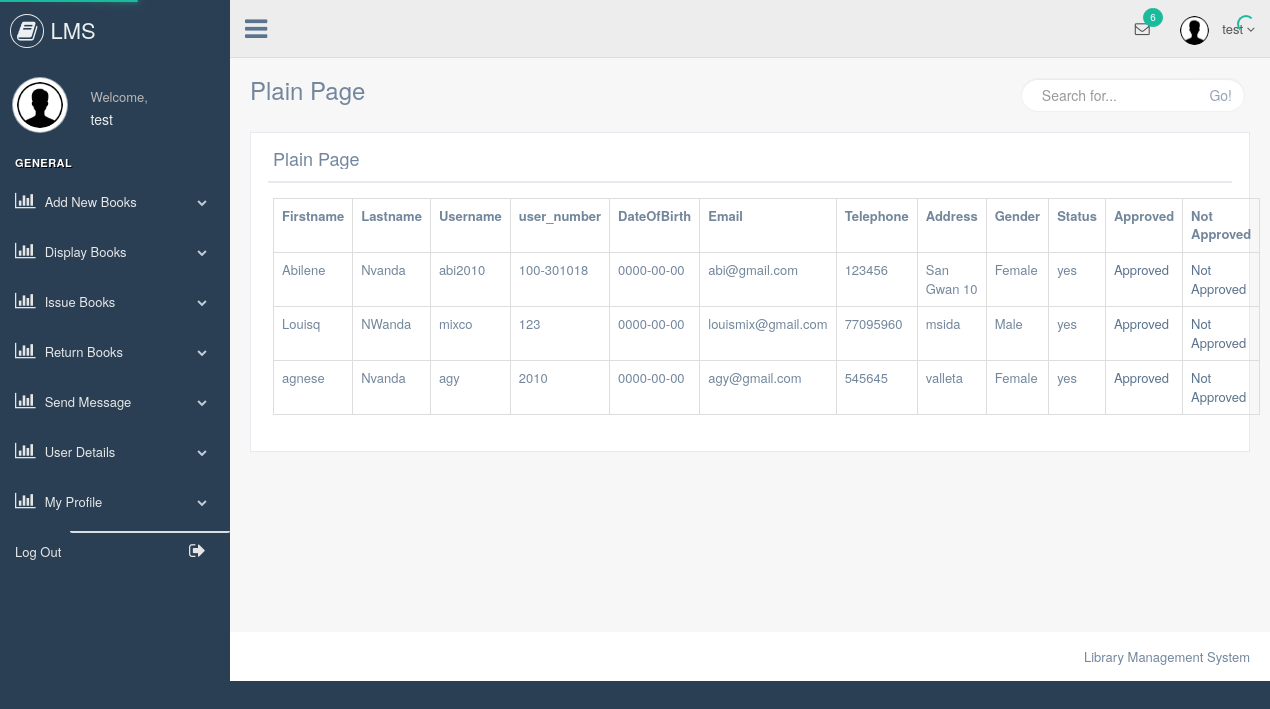
Page /librarian/display_student_info.php (signed in) on the committed database.
### tables this page shows
CREATE TABLE `user_registration` (
  `User_id` int(5) NOT NULL,
  `FirstName` varchar(30) NOT NULL,
  `LastName` varchar(30) NOT NULL,
  `Username` varchar(50) NOT NULL,
  `Password` varchar(50) NOT NULL,
  `DateOfBirth` date NOT NULL,
  `Email` varchar(50) NOT NULL,
  `Telephone` varchar(20) NOT NULL,
  `Address` varchar(50) NOT NULL,
  `Gender` enum('Male','Female','','') NOT NULL,
  `Status` varchar(3) NOT NULL,
  `user_number` varchar(50) NOT NULL
);

### librarian/display_student_info.php (the view, shortened to what this page needs)
    <?php
include "header.php";
include "dbconfig.php";
?>
        <div class="right_col" role="main">
            <div class="">
                <div class="page-title">
                    <div class="title_left">
                        <h3>Plain Page</h3>
                    </div>
                    <div class="title_right">
                        <div class="col-md-5 col-sm-5 col-xs-12 form-group pull-right top_search">
                            <div class="input-group">
                                <input type="text" class="form-control" placeholder="Search for...">
                    <span class="input-group-btn">
                      <button class="btn btn-default" type="button">Go!</button>
                    </span>
                            </div>
                        </div>
                    </div>
                </div>
                <div class="clearfix"></div>
                <div class="row" style="min-height:500px">
                    <div class="col-md-12 col-sm-12 col-xs-12">
                        <div class="x_panel">
                            <div class="x_title">
                                <h2>Plain Page</h2>
                                <div class="clearfix"></div>
                            </div>
                            <div class="x_content">
                              <?php
$res = mysqli_query($link, "select *from user_registration");
echo "<table class='table table-bordered'>";
echo "<tr>";
echo "<th>";
echo "Firstname";
echo "</th>";
echo "<th>";
echo "Lastname";
echo "</th>";
echo "<th>";
echo "Username";
echo "</th>";
echo "<th>";
echo "user_number";
echo "</th>";
echo "<th>";
echo "DateOfBirth";
echo "</th>";
echo "<th>";
echo "Email";
echo "</th>";
echo "<th>";
echo "Telephone";
echo "</th>";
echo "<th>";
echo "Address";
echo "</th>";
echo "<th>";
echo "Gender";
echo "</th>";
echo "<th>";
echo "Status";
echo "</th>";
echo "<th>";
echo "Approved";
echo "</th>";
echo "<th>";
echo "Not Approved";
echo "</th>";
echo "</tr>";
while ($row = mysqli_fetch_array($res)) {
    echo "<tr>";
    echo "<td>";
    echo $row["FirstName"];
    echo "</td>";
    echo "<td>";
    echo $row["LastName"];
    echo "</td>";
    echo "<td>";
    echo $row["Username"];
    echo "</td>";
    echo "<td>";
    echo $row["user_number"];
    echo "</td>";
    echo "<td>";
    echo $row["DateOfBirth"];
    echo "</td>";
    echo "<td>";
    echo $row["Email"];
    echo "</td>";
    echo "<td>";
    echo $row["Telephone"];
    echo "</td>";
    echo "<td>";
    echo $row["Address"];
    echo "</td>";
    echo "<td>";
    echo $row["Gender"];
    echo "</td>";
    echo "<td>";
    echo $row["Status"];
    echo "</td>";
    echo "<td>";?> <a href="approved.php?id=<?php echo $row["User_id"]; ?>">Approved</a> <?php echo "</td>";
    echo "<td>"; ?> <a href="NotApproved.php?id=<?php echo $row["User_id"]; ?>">Not Approved</a> <?php echo "</td>";
    echo "</tr>";
}
echo "</table>";
?>
                            </div>
                        </div>
                    </div>
                </div>
            </div>
        </div>
<?php
include "footer.php";
?>

### rows in the picture
user_registration: FirstName "Abilene", LastName "Nvanda", Username "abi2010", user_number "100-301018", DateOfBirth "0000-00-00", Email "abi@gmail.com", Telephone "123456", Address "San Gwan 10", Gender "Female", Status "yes"
user_registration: FirstName "Louisq", LastName "NWanda", Username "mixco", user_number "123", DateOfBirth "0000-00-00", Email "louismix@gmail.com", Telephone "77095960", Address "msida", Gender "Male", Status "yes"
user_registration: FirstName "agnese", LastName "Nvanda", Username "agy", user_number "2010", DateOfBirth "0000-00-00", Email "agy@gmail.com", Telephone "545645", Address "valleta", Gender "Female", Status "yes"

### other values in the picture
$_SESSION["librarian"] "test"
